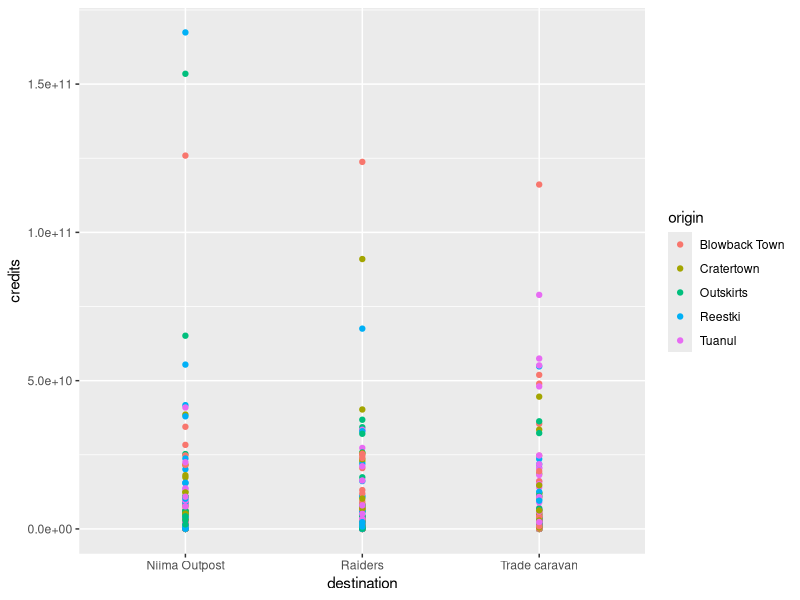
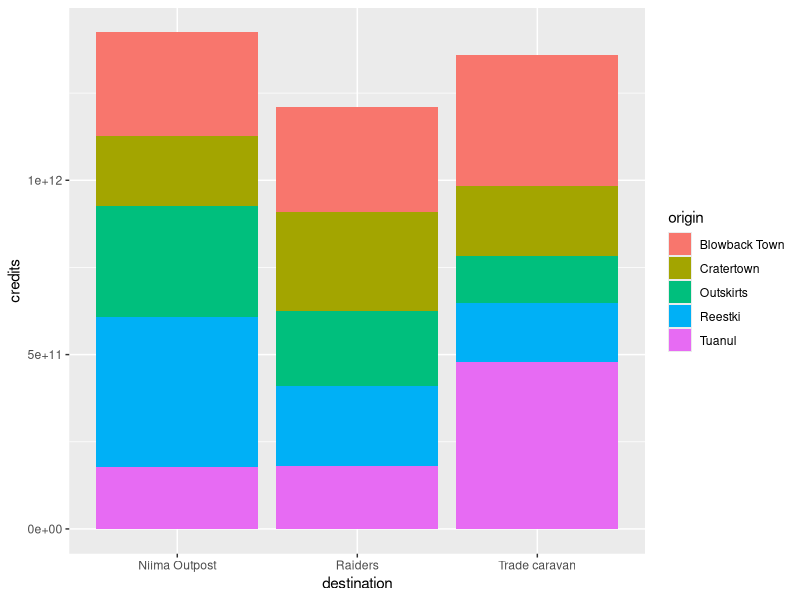
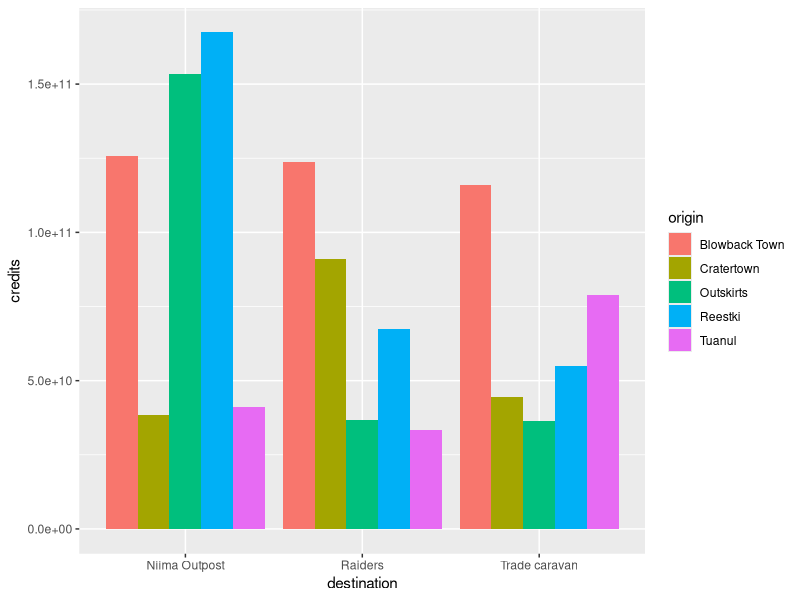
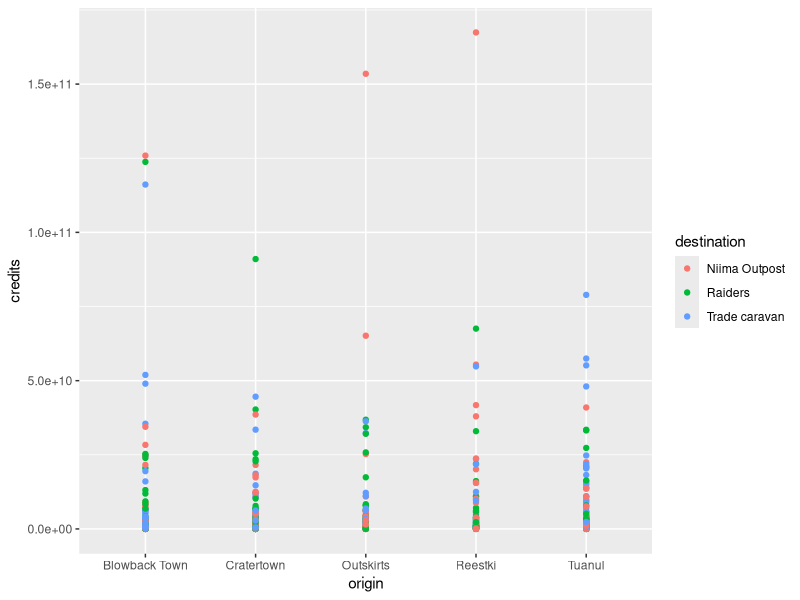
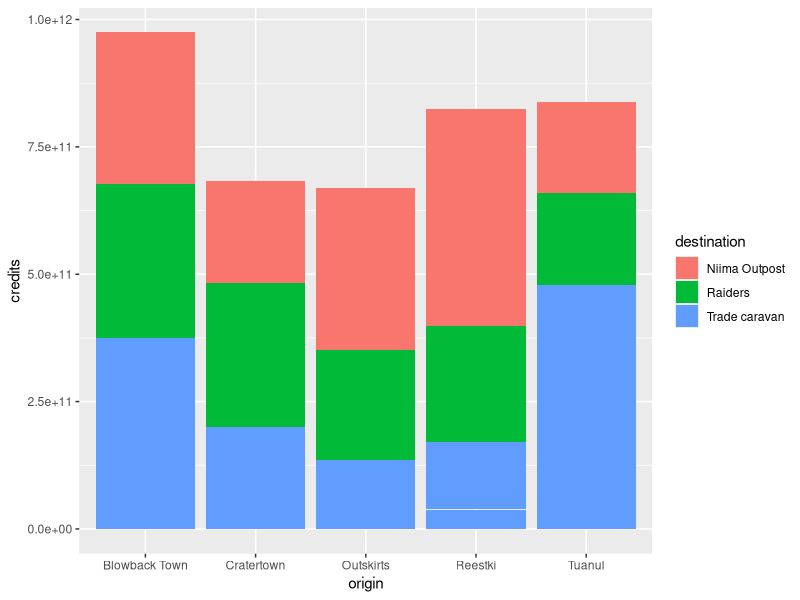
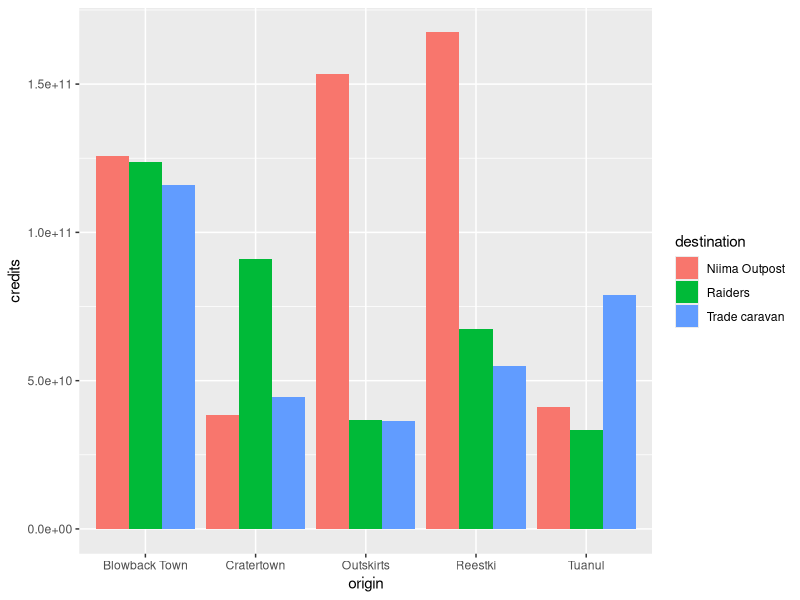
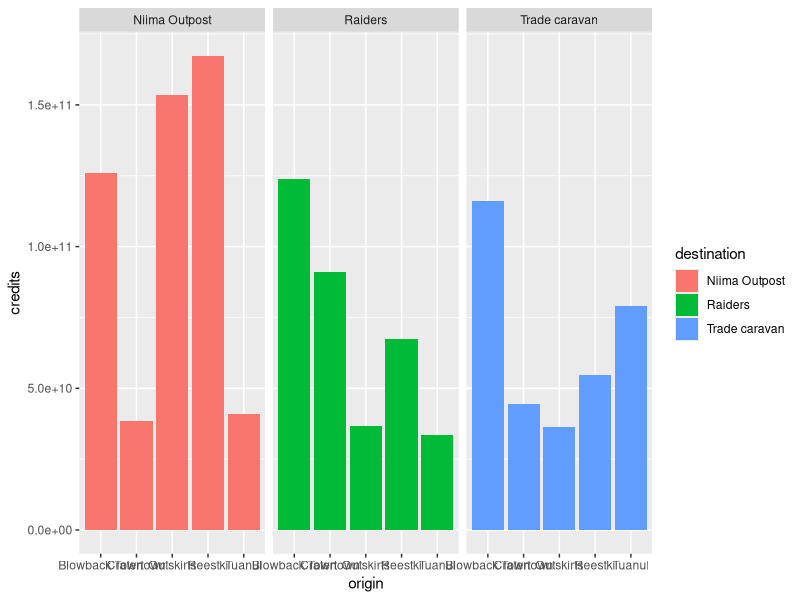
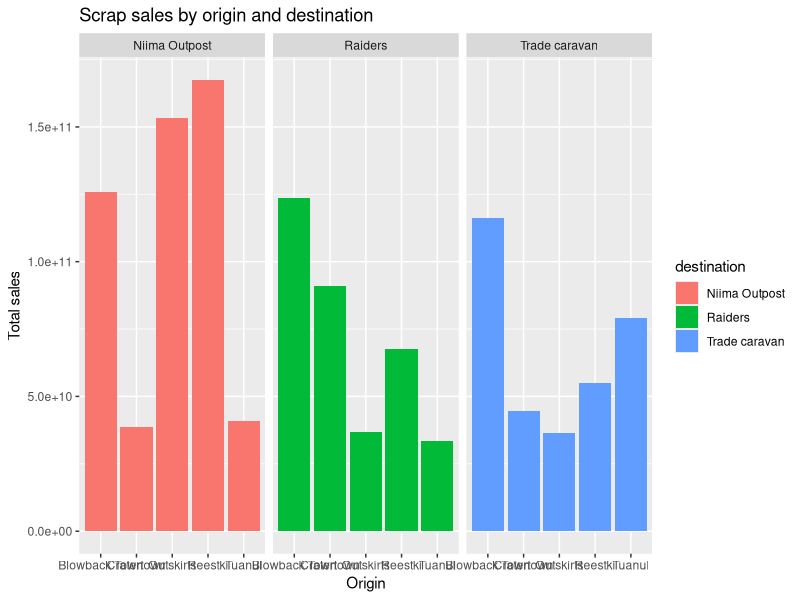

These figures' R source, in order:
## ---- chunk 1
knitr::opts_chunk$set(echo=TRUE, warning=F, message=F)
knitr::opts_chunk$set(fig.width = 10, fig.height = 5.2) 
htmltools::tagList(rmarkdown::html_dependency_font_awesome())
library(ggplot2)
library(readr)
library(dplyr)

# Read in the full scrap data
scrap <- read_csv("scrap_day2_pm.csv")
## ---- chunk 2

## ---- chunk 3

## ---- chunk 4

## ---- chunk 5

## ---- chunk 6
ggplot(scrap, aes(x = destination, y = credits, color = origin)) +
  geom_point()
## ---- chunk 7
ggplot(scrap, aes(x = destination, y = credits, fill = origin)) + geom_col()
## ---- chunk 8
ggplot(scrap, aes(x = destination, y = credits, fill = origin)) +
  geom_col(position = "dodge")
## ---- chunk 9
ggplot(scrap, aes(x = origin, y = credits, color = destination)) +
  geom_point()
## ---- chunk 10
ggplot(scrap, aes(x = origin, y = credits, fill = destination)) +
  geom_col()
## ---- chunk 11
ggplot(scrap, aes(x = origin, y = credits, fill = destination)) +
  geom_col(position = "dodge")
## ---- chunk 12
ggplot(scrap, aes(x = origin, y = credits, fill = destination)) +
  geom_col(position = "dodge") +
  facet_wrap("destination")
## ---- chunk 13
ggplot(scrap, aes(x = origin, y = credits, fill = destination)) +
  geom_col(position = "dodge") +
  facet_wrap("destination") +
  labs(title = "Scrap sales by origin and destination", 
       x     = "Origin", 
       y     = "Total sales")
## ---- chunk 14
options(scipen = 999)

ggplot(scrap, aes(x = origin, y = credits, fill = destination)) +
  geom_col(position = "dodge") +
  facet_wrap("destination") +
  theme_bw() +
  labs(title = "Scrap sales by origin and destination", 
       x     = "Origin", 
       y     = "Total sales")
## ---- chunk 15
ggplot(scrap, aes(x = origin, y = credits, fill = destination)) +
  geom_col(position = "dodge") +
  facet_wrap("destination") +
  theme_bw()
## ---- chunk 16

## ---- chunk 17
cheap_scrap <- filter(scrap,   item == "Black box"  )
## ---- chunk 18
ggplot(cheap_scrap, aes(x = destination, y = total_pounds) ) + 
   geom_col()
## ---- chunk 19
